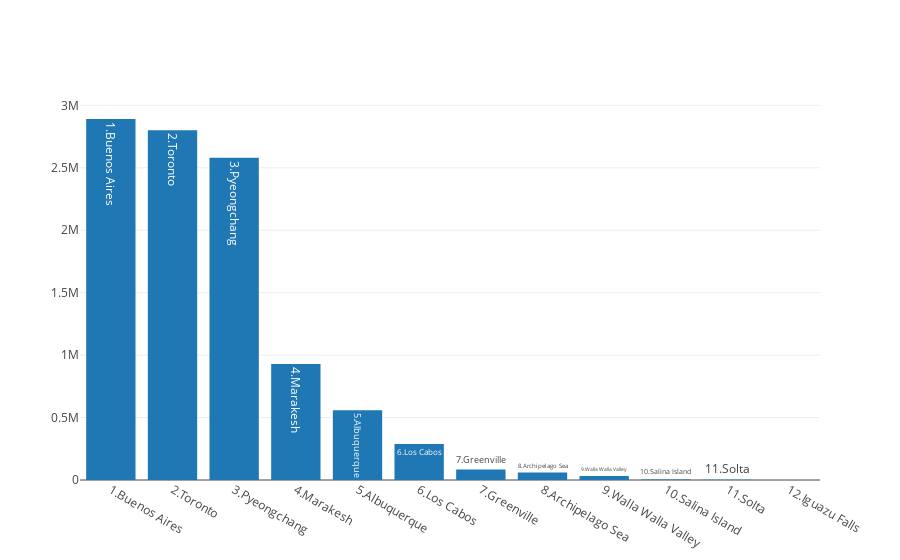

Notebook source saved alongside this figure:
### Code cell
import plotly
plotly.offline.init_notebook_mode(connected=True)
plotly.offline.iplot([trace_populations])

### Figure 1 — Plotly figure (JSON) as saved in the notebook; plotly's stock layout.template omitted (floating-point values rounded to 4 significant figures)
{"data": [{"name": "Population", "text": ["1.Buenos Aires", "2.Toronto", "3.Pyeongchang", "4.Marakesh", "5.Albuquerque", "6.Los Cabos", "7.Greenville", "8.Archipelago Sea", "9.Walla Walla Valley", "10.Salina Island", "11.Solta", "12.Iguazu Falls"], "type": "bar", "uid": "a2ac2d96-f6bb-11e8-aab2-0242ac110007", "x": ["1.Buenos Aires", "2.Toronto", "3.Pyeongchang", "4.Marakesh", "5.Albuquerque", "6.Los Cabos", "7.Greenville", "8.Archipelago Sea", "9.Walla Walla Valley", "10.Salina Island", "11.Solta", "12.Iguazu Falls"], "y": [2891000, 2800000, 2581000, 928850, 559277, 287651, 84554, 60000, 32237, 4000, 1700, 0]}], "layout": {}}
